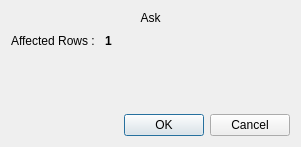
<?xml version="1.0" encoding="UTF-8"?>
<ui version="4.0">
 <class>DatabaseAdminItemModificationDialog</class>
 <widget class="QDialog" name="DatabaseAdminItemModificationDialog">
  <property name="geometry">
   <rect>
    <x>0</x>
    <y>0</y>
    <width>301</width>
    <height>147</height>
   </rect>
  </property>
  <property name="windowTitle">
   <string/>
  </property>
  <layout class="QVBoxLayout" name="verticalLayout_2">
   <item>
    <layout class="QVBoxLayout" name="verticalLayout">
     <property name="bottomMargin">
      <number>16</number>
     </property>
     <item>
      <widget class="QLabel" name="LabelAsk">
       <property name="text">
        <string>Ask</string>
       </property>
       <property name="alignment">
        <set>Qt::AlignCenter</set>
       </property>
       <property name="wordWrap">
        <bool>true</bool>
       </property>
      </widget>
     </item>
     <item>
      <layout class="QHBoxLayout" name="horizontalLayout">
       <item>
        <widget class="QLabel" name="label">
         <property name="text">
          <string>Affected Rows : </string>
         </property>
        </widget>
       </item>
       <item>
        <widget class="QLabel" name="RowsNumber">
         <property name="font">
          <font>
           <weight>75</weight>
           <bold>true</bold>
          </font>
         </property>
         <property name="text">
          <string>1</string>
         </property>
        </widget>
       </item>
       <item>
        <spacer name="horizontalSpacer">
         <property name="orientation">
          <enum>Qt::Horizontal</enum>
         </property>
         <property name="sizeHint" stdset="0">
          <size>
           <width>40</width>
           <height>20</height>
          </size>
         </property>
        </spacer>
       </item>
      </layout>
     </item>
     <item>
      <spacer name="verticalSpacer">
       <property name="orientation">
        <enum>Qt::Vertical</enum>
       </property>
       <property name="sizeHint" stdset="0">
        <size>
         <width>20</width>
         <height>40</height>
        </size>
       </property>
      </spacer>
     </item>
    </layout>
   </item>
   <item>
    <widget class="QDialogButtonBox" name="buttonBox">
     <property name="orientation">
      <enum>Qt::Horizontal</enum>
     </property>
     <property name="standardButtons">
      <set>QDialogButtonBox::Cancel|QDialogButtonBox::Ok</set>
     </property>
    </widget>
   </item>
  </layout>
 </widget>
 <resources/>
 <connections>
  <connection>
   <sender>buttonBox</sender>
   <signal>accepted()</signal>
   <receiver>DatabaseAdminItemModificationDialog</receiver>
   <slot>accept()</slot>
   <hints>
    <hint type="sourcelabel">
     <x>248</x>
     <y>254</y>
    </hint>
    <hint type="destinationlabel">
     <x>157</x>
     <y>274</y>
    </hint>
   </hints>
  </connection>
  <connection>
   <sender>buttonBox</sender>
   <signal>rejected()</signal>
   <receiver>DatabaseAdminItemModificationDialog</receiver>
   <slot>reject()</slot>
   <hints>
    <hint type="sourcelabel">
     <x>316</x>
     <y>260</y>
    </hint>
    <hint type="destinationlabel">
     <x>286</x>
     <y>274</y>
    </hint>
   </hints>
  </connection>
 </connections>
</ui>
